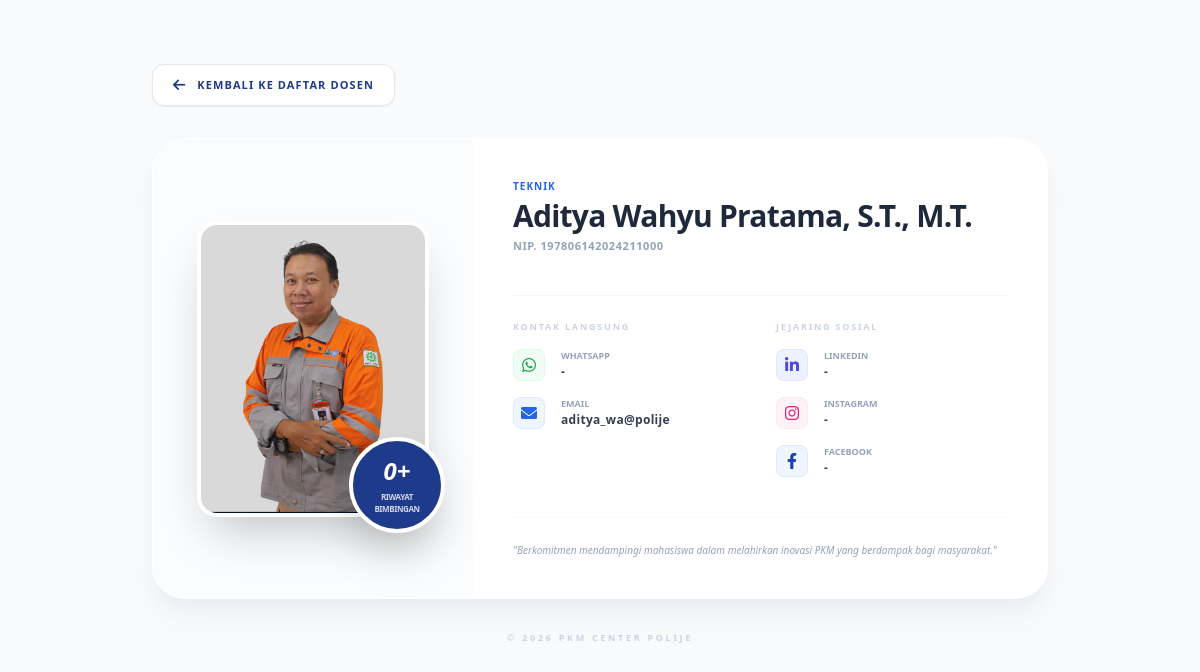
/page/detail_dosen.php?id=17, run on the app's committed database.
### tables this page shows
CREATE TABLE `data_dosen` (
  `id_dosen` int NOT NULL,
  `foto_dosen` varchar(255) DEFAULT 'default.jpg',
  `nama_lengkap` varchar(150) NOT NULL,
  `nip` varchar(50) NOT NULL,
  `jurusan` varchar(100) NOT NULL,
  `no_whatsapp` varchar(20) NOT NULL,
  `email` varchar(100) NOT NULL,
  `linkedin_name` varchar(100) DEFAULT NULL,
  `instagram_username` varchar(100) DEFAULT NULL,
  `facebook_name` varchar(100) DEFAULT NULL,
  `riwayat_bimbingan` int DEFAULT '0',
  `created_at` timestamp NULL DEFAULT CURRENT_TIMESTAMP,
  `updated_at` timestamp NULL DEFAULT CURRENT_TIMESTAMP ON UPDATE CURRENT_TIMESTAMP
);

### page/detail_dosen.php (the view, shortened to what this page needs)
<?php
require_once '../koneksi/koneksi.php';
$id = isset($_GET['id']) ? $_GET['id'] : null;
try {
    $stmt = $pdo->prepare("SELECT * FROM data_dosen WHERE id_dosen = :id");
    $stmt->execute([':id' => $id]);
    $dosen = $stmt->fetch(PDO::FETCH_ASSOC);
    $namaFoto = $dosen['foto_dosen'];
    $urlFoto = "../upload/" . $namaFoto;
} catch (PDOException $e) {
    die("Kesalahan database: " . $e->getMessage());
}
?>
<!DOCTYPE html>
<html lang="id">
<head>
    <script src="https://cdn.tailwindcss.com"></script>
    <link href="https://cdnjs.cloudflare.com/ajax/libs/font-awesome/6.0.0/css/all.min.css" rel="stylesheet">
</head>
<body class="font-sans antialiased bg-gray-50 text-slate-900">
    <section class="w-full min-h-screen py-10 md:py-16 px-4">
        <div class="max-w-4xl mx-auto">
            <div class="mb-8">
                <a href="informasi_dosen.php" class="inline-flex items-center gap-3 px-5 py-2.5 bg-white text-blue-900 hover:bg-blue-900 hover:text-white transition-all duration-300 rounded-xl shadow-sm border border-gray-200 group">
                    <i class="fas fa-arrow-left text-sm group-hover:-translate-x-1 transition-transform"></i>
                    <span class="text-[11px] font-black uppercase tracking-widest">Kembali ke Daftar Dosen</span>
                </a>
            </div>
            <div class="bg-white rounded-[2rem] shadow-xl shadow-slate-200/50 border border-white overflow-hidden">
                <div class="flex flex-col md:flex-row">
                    <div class="w-full md:w-[320px] p-8 bg-slate-50/50 flex-shrink-0 flex items-center justify-center">
                        <div class="relative inline-block">
                            <div class="w-48 h-64 md:w-56 md:h-72 rounded-2xl overflow-hidden shadow-2xl ring-4 ring-white">
                                <img src="<?= $urlFoto ?>" class="w-full h-full object-cover">
                            </div>
                            <div class="absolute -bottom-5 -right-5 bg-blue-900 text-white w-20 h-20 md:w-24 md:h-24 rounded-full shadow-2xl border-4 border-white flex flex-col items-center justify-center transform hover:scale-110 transition-transform duration-300">
                                <span class="text-xl md:text-2xl font-black italic leading-none"><?= $dosen['riwayat_bimbingan'] ?>+</span>
                                <span class="text-[7px] md:text-[8px] font-bold uppercase tracking-tighter mt-1 opacity-80 text-center">Riwayat<br>Bimbingan</span>
                            </div>
                        </div>
                    </div>
                    <div class="flex-grow p-6 md:p-10 flex flex-col justify-center">
                        <div class="flex flex-col gap-1 mb-4 text-left">
                            <span class="text-[10px] font-black text-blue-600 uppercase tracking-widest"><?= htmlspecialchars($dosen['jurusan']) ?></span>
                            <h1 class="text-2xl md:text-3xl font-black text-slate-800 tracking-tight">
                                <?= htmlspecialchars($dosen['nama_lengkap']) ?>
                            </h1>
                            <p class="text-[11px] font-bold text-slate-400 tracking-wider">NIP. <?= htmlspecialchars($dosen['nip']) ?></p>
                        </div>
                        <div class="h-[1px] bg-slate-100 w-full my-6"></div>
                        <div class="grid grid-cols-1 md:grid-cols-2 gap-y-6 gap-x-8 text-left">
                            <div class="space-y-4">
                                <p class="text-[9px] font-black text-slate-300 uppercase tracking-[0.2em]">Kontak Langsung</p>
                                <div class="flex items-center gap-4 group">
                                    <div class="w-8 h-8 rounded-lg bg-green-50 flex items-center justify-center text-green-600 border border-green-100"><i class="fab fa-whatsapp"></i></div>
                                    <div class="flex flex-col">
                                        <span class="text-[9px] font-bold text-slate-400 uppercase leading-none mb-1">WhatsApp</span>
                                        <span class="text-xs font-black text-slate-700 tracking-wide"><?= htmlspecialchars($dosen['no_whatsapp']) ?></span>
                                    </div>
                                </div>
                                <div class="flex items-center gap-4 group">
                                    <div class="w-8 h-8 rounded-lg bg-blue-50 flex items-center justify-center text-blue-600 border border-blue-100"><i class="fas fa-envelope"></i></div>
                                    <div class="flex flex-col">
                                        <span class="text-[9px] font-bold text-slate-400 uppercase leading-none mb-1">Email</span>
                                        <span class="text-xs font-black text-slate-700 tracking-wide"><?= htmlspecialchars($dosen['email']) ?></span>
                                    </div>
                                </div>
                            </div>
                            <div class="space-y-4">
                                <p class="text-[9px] font-black text-slate-300 uppercase tracking-[0.2em]">Jejaring Sosial</p>
                                <div class="flex items-center gap-4 group">
                                    <div class="w-8 h-8 rounded-lg bg-indigo-50 flex items-center justify-center text-indigo-600 border border-indigo-100"><i class="fab fa-linkedin-in"></i></div>
                                    <div class="flex flex-col">
                                        <span class="text-[9px] font-bold text-slate-400 uppercase leading-none mb-1">LinkedIn</span>
                                        <span class="text-xs font-black text-slate-700 tracking-wide"><?= htmlspecialchars($dosen['linkedin_name'] ?: '-') ?></span>
                                    </div>
                                </div>
                                <div class="flex items-center gap-4 group">
                                    <div class="w-8 h-8 rounded-lg bg-pink-50 flex items-center justify-center text-pink-600 border border-pink-100"><i class="fab fa-instagram"></i></div>
                                    <div class="flex flex-col">
                                        <span class="text-[9px] font-bold text-slate-400 uppercase leading-none mb-1">Instagram</span>
                                        <span class="text-xs font-black text-slate-700 tracking-wide"><?= htmlspecialchars($dosen['instagram_username'] ?: '-') ?></span>
                                    </div>
                                </div>
                                <div class="flex items-center gap-4 group">
                                    <div class="w-8 h-8 rounded-lg bg-blue-50 flex items-center justify-center text-blue-800 border border-blue-100"><i class="fab fa-facebook-f"></i></div>
                                    <div class="flex flex-col">
                                        <span class="text-[9px] font-bold text-slate-400 uppercase leading-none mb-1">Facebook</span>
                                        <span class="text-xs font-black text-slate-700 tracking-wide"><?= htmlspecialchars($dosen['facebook_name'] ?: '-') ?></span>
                                    </div>
                                </div>
                            </div>
                        </div>
                        <div class="mt-10 pt-6 border-t border-slate-50">
                            <p class="text-[10px] text-slate-400 italic leading-relaxed text-center md:text-left">
                                "Berkomitmen mendampingi mahasiswa dalam melahirkan inovasi PKM yang berdampak bagi masyarakat."
                            </p>
                        </div>
                    </div>
                </div>
            </div>
            <div class="mt-8 text-center">
                <p class="text-[9px] font-bold text-slate-300 uppercase tracking-[0.3em]">&copy; 2026 PKM CENTER POLIJE</p>
            </div>
        </div>
    </section>
</body>
</html>

### data on the page
data_dosen: foto_dosen (picture), riwayat_bimbingan "0", jurusan "TEKNIK", nama_lengkap "Aditya Wahyu Pratama, S.T., M.T.", nip "197806142024211000", no_whatsapp "-", email "aditya_wa@polije", linkedin_name "-", instagram_username "-", facebook_name "-"
